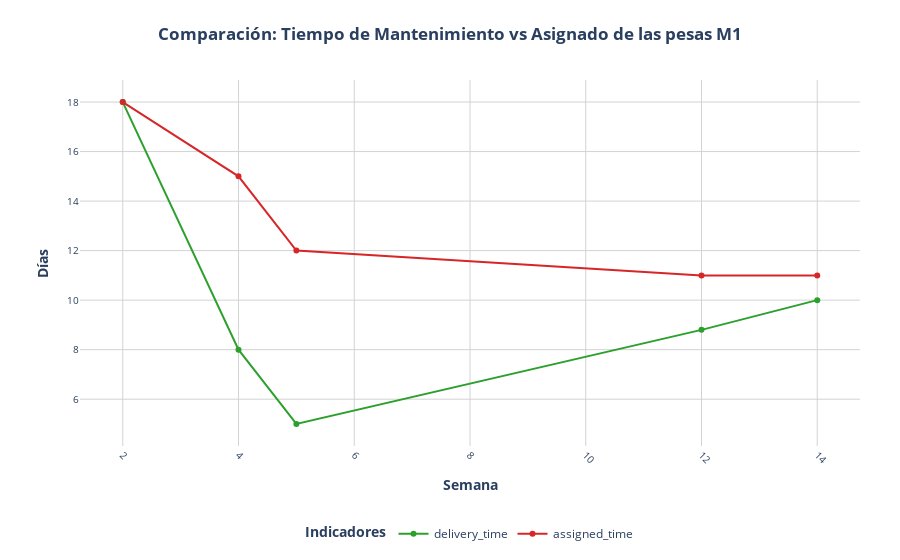

Source (notebook cell):
### Code cell
df = m1_grp

# Colores básicos pero fáciles de distinguir
custom_colors = ['#2ca02c', '#d62728']

# Crear un gráfico simple y directo
fig = px.line(df, x="week_delivery", y=df.columns[1:],
              color_discrete_sequence=custom_colors,
              title='Comparación: Tiempo de Mantenimiento vs Asignado de las pesas M1',
              labels={'value': 'Días', 'week': 'Semana', 'variable': 'Tipo'},
              markers=True
             )

# Hover básico y claro
fig.update_traces(
    hovertemplate="<br>Valor: %{y:.1f} días<extra></extra>",
    selector={'mode': 'lines+markers'}, # Aplica solo a las trazas de línea con marcadores
    line=dict(width=2),
    marker=dict(size=6)
)

# Para los marcadores añadidos individualmente (si los tienes)
fig.update_traces(
    hovertemplate="<br>Valor: %{y:.1f} días<extra></extra>",
    selector={'mode': 'markers'}, # Aplica solo a las trazas de marcador
    marker=dict(size=8) # Puedes ajustar el tamaño solo para los marcadores aquí
)

# Ejes limpios y legibles
fig.update_xaxes(
    title="<b>Semana</b>",
    tickangle=45,
    tickfont=dict(size=10),
    gridcolor='lightgray'
)

fig.update_yaxes(
    title="<b>Días</b>",
    tickfont=dict(size=10),
    gridcolor='lightgray'
)

# Layout simple
fig.update_layout(
    legend_title="<b>Indicadores</b>",
    legend=dict(
        orientation="h",
        yanchor="top",
        y=-0.2,
        xanchor="center",
        x=0.5
    ),
    title=dict(
        text='<b>Comparación: Tiempo de Mantenimiento vs Asignado de las pesas M1</b>',
        x=0.5
    ),
    plot_bgcolor='white',
    margin=dict(t=80, b=100, l=80, r=40)
)

# Mostrar gráfico
fig.show()

### Figure 1 — Plotly figure (JSON) as saved in the notebook; plotly's stock layout.template omitted (floating-point values rounded to 4 significant figures)
{"data": [{"hovertemplate": "<br>Valor: %{y:.1f} días<extra></extra>", "legendgroup": "delivery_time", "line": {"color": "#2ca02c", "dash": "solid", "width": 2}, "marker": {"size": 6, "symbol": "circle"}, "mode": "lines+markers", "name": "delivery_time", "orientation": "v", "showlegend": true, "type": "scatter", "x": [2, 4, 5, 12, 14], "xaxis": "x", "y": [18.0, 8.0, 5.0, 8.8, 10.0], "yaxis": "y"}, {"hovertemplate": "<br>Valor: %{y:.1f} días<extra></extra>", "legendgroup": "assigned_time", "line": {"color": "#d62728", "dash": "solid", "width": 2}, "marker": {"size": 6, "symbol": "circle"}, "mode": "lines+markers", "name": "assigned_time", "orientation": "v", "showlegend": true, "type": "scatter", "x": [2, 4, 5, 12, 14], "xaxis": "x", "y": [18.0, 15.0, 12.0, 11.0, 11.0], "yaxis": "y"}], "layout": {"legend": {"orientation": "h", "title": {"text": "<b>Indicadores</b>"}, "tracegroupgap": 0, "x": 0.5, "xanchor": "center", "y": -0.2, "yanchor": "top"}, "margin": {"b": 100, "l": 80, "r": 40, "t": 80}, "plot_bgcolor": "white", "title": {"text": "<b>Comparación: Tiempo de Mantenimiento vs Asignado de las pesas M1</b>", "x": 0.5}, "xaxis": {"anchor": "y", "domain": [0, 1], "gridcolor": "lightgray", "tickangle": 45, "tickfont": {"size": 10}, "title": {"text": "<b>Semana</b>"}}, "yaxis": {"anchor": "x", "domain": [0, 1], "gridcolor": "lightgray", "tickfont": {"size": 10}, "title": {"text": "<b>Días</b>"}}}}
